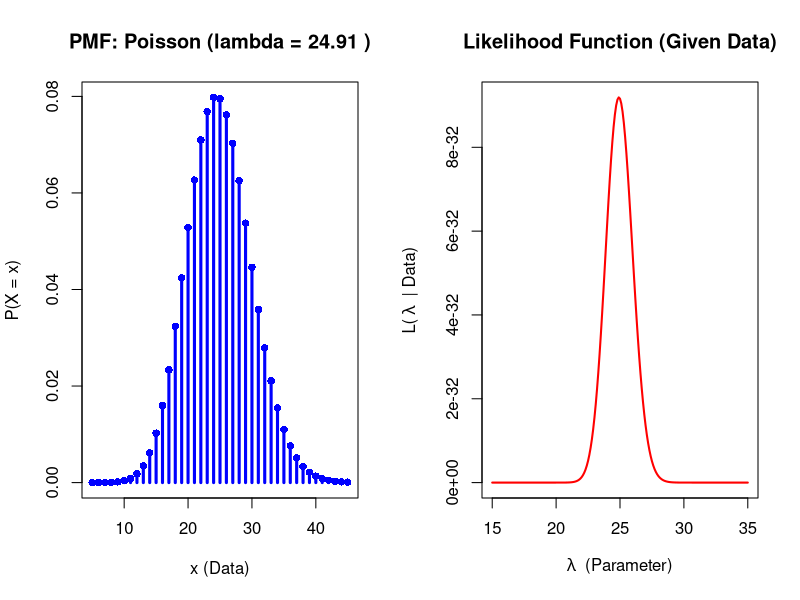
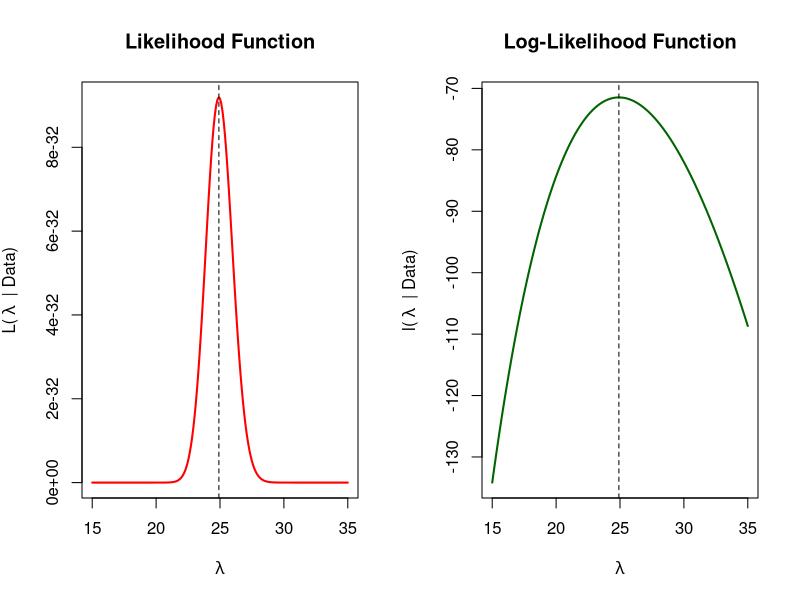
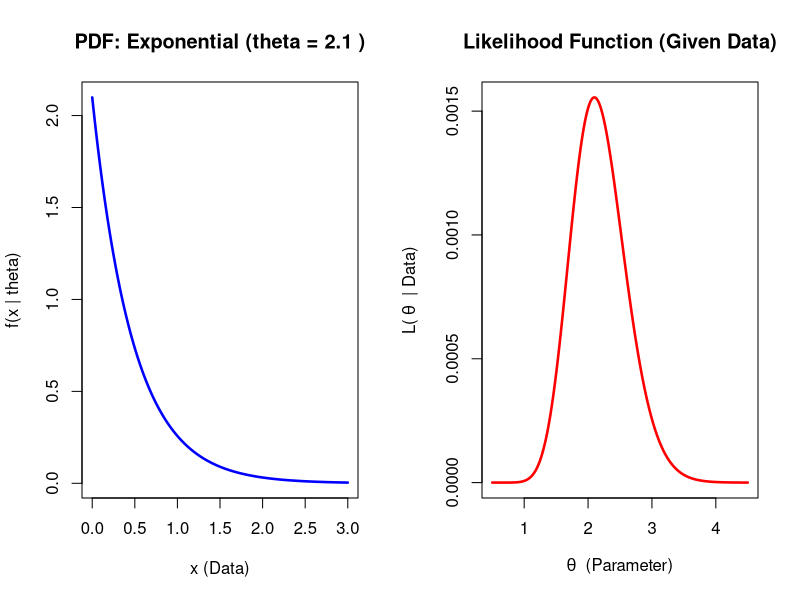
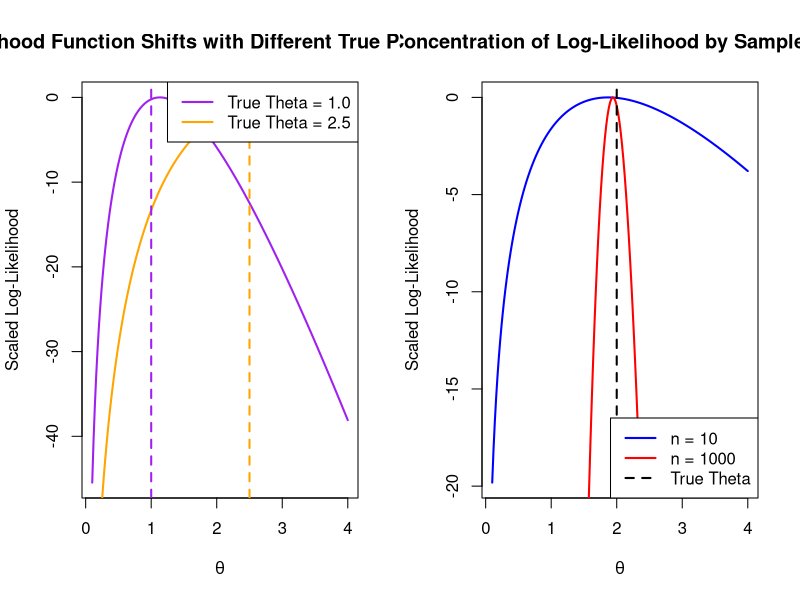
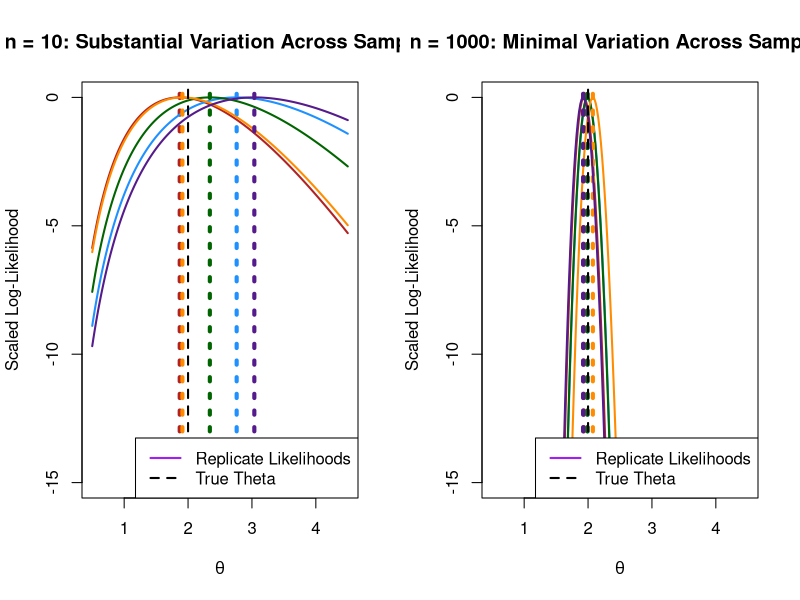
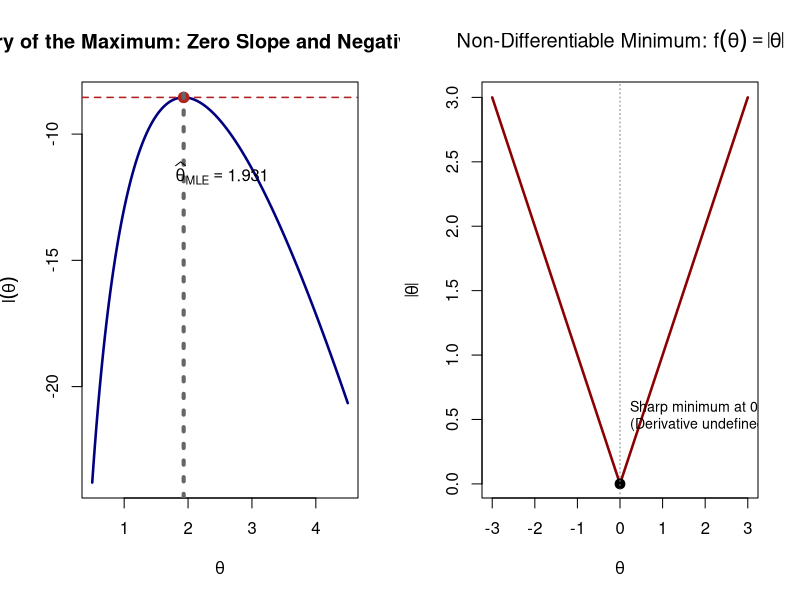

Generate these figures, in order, with R:
## ---- chunk 1
knitr::opts_chunk$set(echo = TRUE, warning = FALSE, message = FALSE)
## ---- chunk 2
# Data from Steel et al. 1980 (National Institute of Science and Technology)
asbestos_counts <- c(31, 29, 19, 18, 31, 28, 
                     34, 27, 34, 30, 16, 18, 
                     26, 27, 27, 18, 24, 22, 
                     28, 24, 21, 17, 24)
n_pois <- length(asbestos_counts)
## ---- chunk 3
par(mfrow=c(1,2))

# Plotting the PMF (Fixed Lambda, Varying X)
lambda_fixed <- mean(asbestos_counts) # Using sample mean for demonstration
x_vals <- 5:45
pmf_vals <- dpois(x_vals, lambda_fixed)

plot(x_vals, pmf_vals, type="h", lwd=3, col="blue",
     main=paste("PMF: Poisson (lambda =", round(lambda_fixed, 2), ")"),
     xlab="x (Data)", ylab="P(X = x)")
points(x_vals, pmf_vals, pch=16, col="blue")

# Calculate the likelihood as a function of lambda
lik_pois <- function(lambda) {
  prod(dpois(asbestos_counts, lambda))
}
# Plotting the Likelihood (Fixed Data, Varying Lambda)
lambda_grid <- seq(15, 35, by=0.1)
lik_vals <- sapply(lambda_grid, lik_pois)

plot(lambda_grid, lik_vals, type="l", lwd=2, col="red",
     main="Likelihood Function (Given Data)",
     xlab=expression(lambda~" (Parameter)"), ylab="L("~lambda~" | Data)")
## ---- chunk 4
par(mfrow=c(1,2))

log_lik_pois <- function(lambda) {
  sum(dpois(asbestos_counts, lambda, log=TRUE))
}
log_lik_vals <- sapply(lambda_grid, log_lik_pois)

# Likelihood
plot(lambda_grid, lik_vals, type="l", lwd=2, col="red",
     main="Likelihood Function",
     xlab=expression(lambda), ylab="L("~lambda~" | Data)")
abline(v = mean(asbestos_counts), lty=2)

# Log-Likelihood
plot(lambda_grid, log_lik_vals, type="l", lwd=2, col="darkgreen",
     main="Log-Likelihood Function",
     xlab=expression(lambda), ylab="l("~lambda~" | Data)")
abline(v = mean(asbestos_counts), lty=2)
## ---- chunk 5
lambda_hat <- mean(asbestos_counts)
cat("The MLE estimate for lambda is:", lambda_hat, "\n")
## ---- chunk 6
par(mfrow = c(1, 2))

# Using simulated exponential data for demonstration
set.seed(135)
sample_exp_demo <- rexp(25, rate = 2.0)
theta_fixed <- 1 / mean(sample_exp_demo)

# Plotting the PDF (Fixed Theta, Varying X)
x_vals_exp <- seq(0, 3, length.out = 200)
pdf_vals <- dexp(x_vals_exp, rate = theta_fixed)

plot(x_vals_exp, pdf_vals, type = "l", lwd = 2.5, col = "blue",
     main = paste("PDF: Exponential (theta =", round(theta_fixed, 2), ")"),
     xlab = "x (Data)", ylab = "f(x | theta)")

# Plotting the Likelihood (Fixed Data, Varying Theta)
lik_exp <- function(theta) {
  prod(dexp(sample_exp_demo, rate = theta))
}
theta_grid <- seq(0.5, 4.5, by = 0.01)
lik_vals_exp <- sapply(theta_grid, lik_exp)

plot(theta_grid, lik_vals_exp, type = "l", lwd = 2.5, col = "red",
     main = "Likelihood Function (Given Data)",
     xlab = expression(theta ~ " (Parameter)"), ylab = "L(" ~ theta ~ " | Data)")
## ---- chunk 7
set.seed(135)
n_fixed <- 30
true_theta_1 <- 1.0
true_theta_2 <- 2.5

# Note: In R's dexp/rexp, the 'rate' argument corresponds to our parameter theta
data_theta1 <- rexp(n_fixed, rate = true_theta_1)
data_theta2 <- rexp(n_fixed, rate = true_theta_2)

log_lik_exp <- function(theta, data) {
  sum(dexp(data, rate=theta, log=TRUE))
}

theta_grid_exp <- seq(0.1, 4, by=0.02)

ll_theta1 <- sapply(theta_grid_exp, log_lik_exp, data=data_theta1)
ll_theta2 <- sapply(theta_grid_exp, log_lik_exp, data=data_theta2)

plot(theta_grid_exp, ll_theta1 - max(ll_theta1), type="l", col="purple", lwd=2,
     main="Likelihood Function Shifts with Different True Parameters",
     xlab=expression(theta), ylab="Scaled Log-Likelihood")
lines(theta_grid_exp, ll_theta2 - max(ll_theta2), col="orange", lwd=2)
abline(v = true_theta_1, lty=2, lwd=2, col="purple")
abline(v = true_theta_2, lty=2, lwd=2, col="orange")
legend("topright", legend=c("True Theta = 1.0", "True Theta = 2.5"),
       col=c("purple", "orange"), lwd=2)
## ---- chunk 8
set.seed(135)
true_theta <- 2

# Simulating two datasets of different sizes
n_small <- 10
n_large <- 1000

data_small <- rexp(n_small, rate = true_theta)
data_large <- rexp(n_large, rate = true_theta)
## ---- chunk 9
# Calculate log-likelihoods over the grid
ll_small <- sapply(theta_grid_exp, log_lik_exp, data=data_small)
ll_large <- sapply(theta_grid_exp, log_lik_exp, data=data_large)

# Scale them so we can plot them on the same axis easily for shape comparison
# We subtract the max to shift the peak to 0
ll_small_scaled <- ll_small - max(ll_small)
ll_large_scaled <- ll_large - max(ll_large)

plot(theta_grid_exp, ll_small_scaled, type="l", col="blue", lwd=2,
     main="Concentration of Log-Likelihood by Sample Size",
     xlab=expression(theta), ylab="Scaled Log-Likelihood")
lines(theta_grid_exp, ll_large_scaled, col="red", lwd=2)
abline(v = true_theta, lty=2, lwd=2)
legend("bottomright", legend=c("n = 10", "n = 1000", "True Theta"),
       col=c("blue", "red", "black"), lty=c(1, 1, 2), lwd=2)
## ---- chunk 10
est_small <- 1 / mean(data_small)
est_large <- 1 / mean(data_large)

cat("True Theta:", true_theta, "\n")
cat("Estimate (n=10):", est_small, "\n")
cat("Estimate (n=1000):", est_large, "\n")
## ---- chunk 11
set.seed(135)
n_reps <- 5
true_theta <- 2
theta_grid_exp <- seq(0.5, 4.5, by = 0.02)
## ---- chunk 12
plot(theta_grid_exp, rep(0, length(theta_grid_exp)), type = "n", 
     ylim = c(-15, 0), xlab = expression(theta), ylab = "Scaled Log-Likelihood",
     main = "n = 10: Substantial Variation Across Samples")

palette_cols <- c("firebrick", "dodgerblue", "darkgreen", "darkorange", "purple4")
for (i in 1:n_reps) {
  sample_data <- rexp(10, rate = true_theta)
  ll <- sapply(theta_grid_exp, log_lik_exp, data = sample_data)
  lines(theta_grid_exp, ll - max(ll), col = palette_cols[i], lwd = 2)
  abline(v = 1 / mean(sample_data), col = palette_cols[i], lty = 3, lwd = 4)
}
abline(v = true_theta, lwd = 2, lty = 2)
legend("bottomright", legend = c("Replicate Likelihoods", "True Theta"),
       col = c("purple", "black"), lty = c(1, 2), lwd = c(2, 2))
## ---- chunk 13
plot(theta_grid_exp, rep(0, length(theta_grid_exp)), type = "n", 
     ylim = c(-15, 0), xlab = expression(theta), ylab = "Scaled Log-Likelihood",
     main = "n = 1000: Minimal Variation Across Samples")

palette_cols <- c("firebrick", "dodgerblue", "darkgreen", "darkorange", "purple4")
for (i in 1:n_reps) {
  sample_data <- rexp(1000, rate = true_theta)
  ll <- sapply(theta_grid_exp, log_lik_exp, data = sample_data)
  lines(theta_grid_exp, ll - max(ll), col = palette_cols[i], lwd = 2)
  abline(v = 1 / mean(sample_data), col = palette_cols[i], lty = 3, lwd = 4)
}
abline(v = true_theta, lwd = 2, lty = 2)
legend("bottomright", legend = c("Replicate Likelihoods", "True Theta"),
       col = c("purple", "black"), lty = c(1, 2), lwd = c(2, 2))
## ---- chunk 14
# Generate a representative sample
set.seed(42)
sample_exp <- rexp(25, rate = 2.0)
mle_exp <- 1 / mean(sample_exp)

# Grid of theta values
theta_eval <- seq(0.5, 4.5, by = 0.01)
log_lik_curve <- sapply(theta_eval, log_lik_exp, data = sample_exp)

# Plot log-likelihood curve
plot(theta_eval, log_lik_curve, type = "l", lwd = 2.5, col = "navy",
     main = "Geometry of the Maximum: Zero Slope and Negative Curvature",
     xlab = expression(theta), ylab = expression(l(theta)))

# Tangent line at the maximum (slope = 0)
max_val <- log_lik_exp(mle_exp, sample_exp)
points(mle_exp, max_val, pch = 19, col = "firebrick", cex = 1.4)
abline(h = max_val, lty = 2, col = "firebrick", lwd = 1.5)
abline(v = mle_exp, lty = 3, col = "gray40", lwd = 4)

# Annotations
text(mle_exp + 0.6, max_val - 3, 
     labels = bquote(widehat(theta)[MLE] == .(round(mle_exp, 3))), 
     col = "black")
text(mle_exp + 0.8, max_val + 1, 
     labels = "Horizontal Tangent: l'("~theta~" | Data) = 0", 
     col = "firebrick", cex = 0.9)
## ---- chunk 15
# Illustrating non-differentiability with the absolute value function |theta|
theta_vals <- seq(-3, 3, length.out = 300)
loss_vals <- abs(theta_vals)

plot(theta_vals, loss_vals, type = "l", lwd = 2.5, col = "darkred",
     main = expression("Non-Differentiable Minimum: " * f(theta) == abs(theta)),
     xlab = expression(theta), ylab = expression(abs(theta)))
points(0, 0, pch = 19, col = "black", cex = 1.3)
abline(v = 0, lty = 3, col = "gray50")
text(0, 0.5, "Sharp minimum at 0\n(Derivative undefined)", pos = 4, cex = 0.85)
## ---- chunk 16
# True population rate
true_theta <- 2.0

# Generate one small sample (n = 10) and one large sample (n = 1000)
set.seed(42)
sample_10  <- rexp(10, rate = true_theta)
sample_1000 <- rexp(1000, rate = true_theta)

# Plug observed sample data into our estimator rule to obtain concrete estimates
est_10  <- 1 / mean(sample_10)
est_1000 <- 1 / mean(sample_1000)

cat("True parameter (theta):", true_theta, "\n")
cat("Estimate with n = 10:   ", round(est_10, 3), "\n")
cat("Estimate with n = 1000:  ", round(est_1000, 3), "\n")
